Frame 1 (no input): blank canvas, image omitted
Frame 60 (no input): blank canvas, image omitted
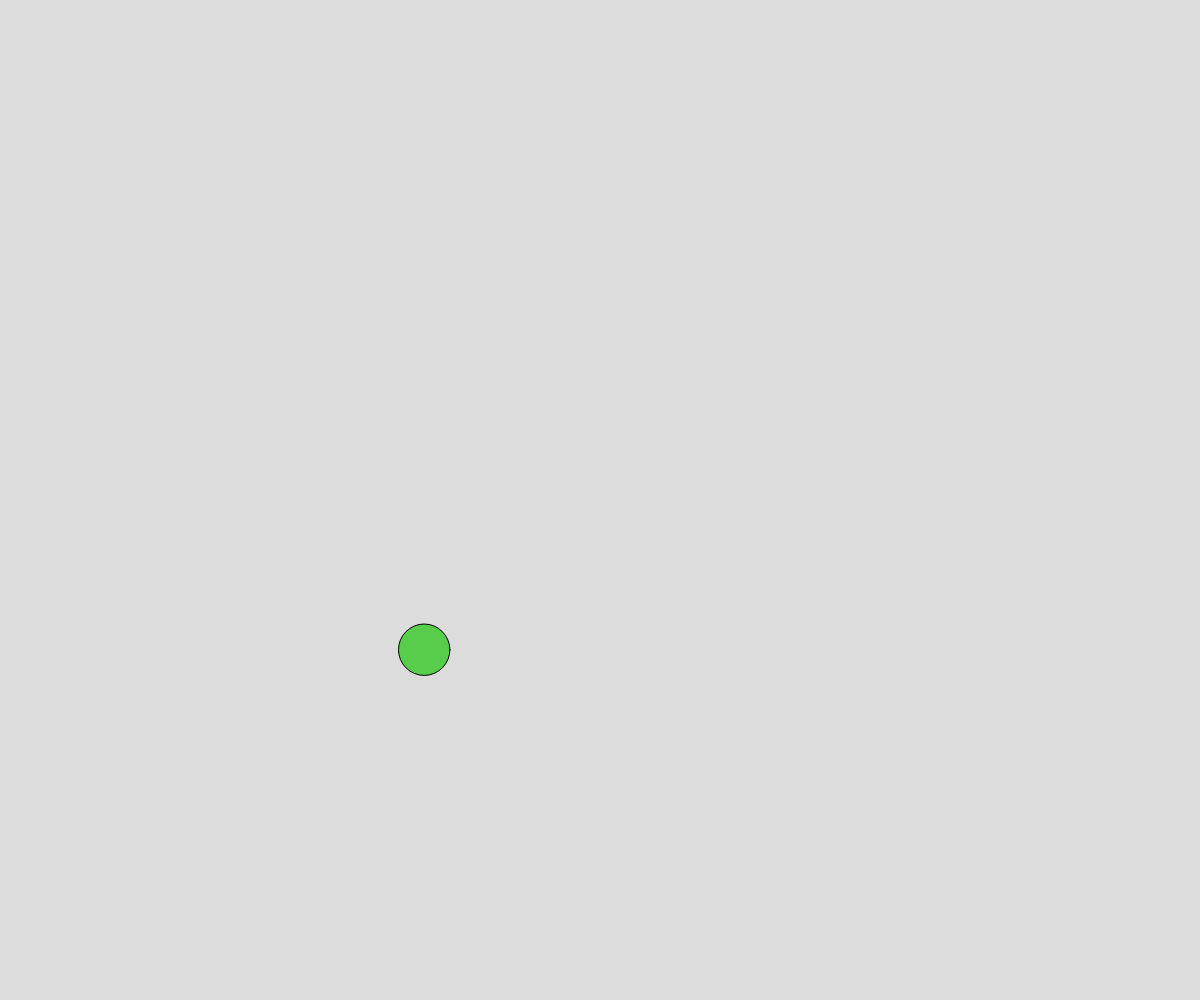
Frame 120 (the mouse pressed at the canvas centre since frame 60)

The p5.js sketch whose frames 1 and 60 were blank and that drew this single picture after the mouse press (run headless with seeded random() and noise() and a simulated clock; from frame 60 on, the mouse is pressed at the canvas centre):

// p5.js sketch
// ── sketch.js

class Ball {
  constructor(x, y) {
    this.x = x;
    this.y = y;
    this.radius = random(15, 30);
    this.dx = random(-5, 5);
    this.dy = random(-5, 5);
    this.r = random(255);
    this.g = random(255);
    this.b = random(255);
  }
  display() {
    fill(this.r, this.g, this.b);
    circle(this.x, this.y, this.radius*2);
  }
  
  move() {
    this.x += this.dx;
    this.y += this.dy;

    //check wall for bounce
    if (this.y - this.radius < 0 || this.y + this.radius > height) {
      this.dy *= -1;
    }

    if (this.x - this.radius < 0 || this.x + this.radius > height) {
      this.dx *= -1;
    }
  }

  bounceOff(otherball) {
    let radiusSum = this.radius + otherball.radius;
    let distanceApart = dist(this.x, this.y, otherball.x, otherball.y);
    if (radiusSum <= distanceApart) {
      //hitting each other
      let tempX = this.dx;
      let tempY = this.dy;

      this.dx = otherball.dx;
      this.dy = otherball.dy;

      otherball.dx = tempX;
      otherball.dy = tempY;
    }
  }
}

let ballArray = [];

function setup() {
  createCanvas(windowWidth, windowHeight);
}

function draw() {
  background(220);

  for (let ball of ballArray) {
    ball.move();
    for (let otherBall of ballArray) {
      //avoid detecting hitting self
      if (ball !== otherBall) {
        ball.bounceOff(otherBall);
      }
    }
    ball.display();
  }
}

function mousePressed() {
  let theBall = new Ball(mouseX, mouseY);
  ballArray.push(theBall);
}
